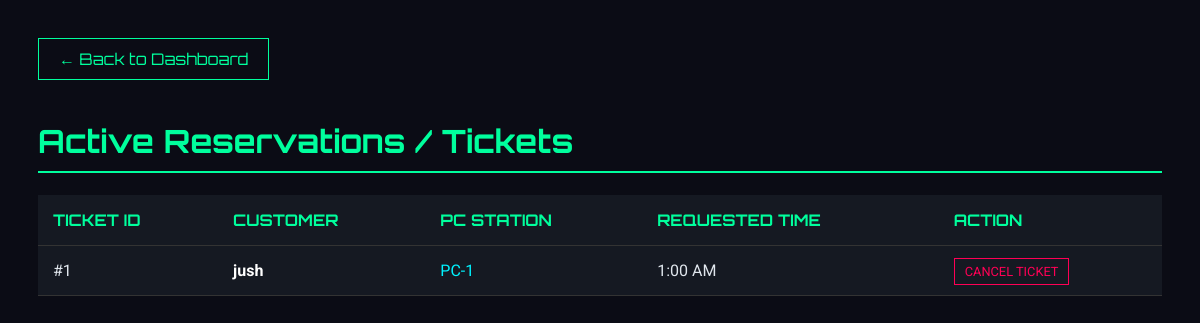
Before: /bookings (signed in) with the older database file.
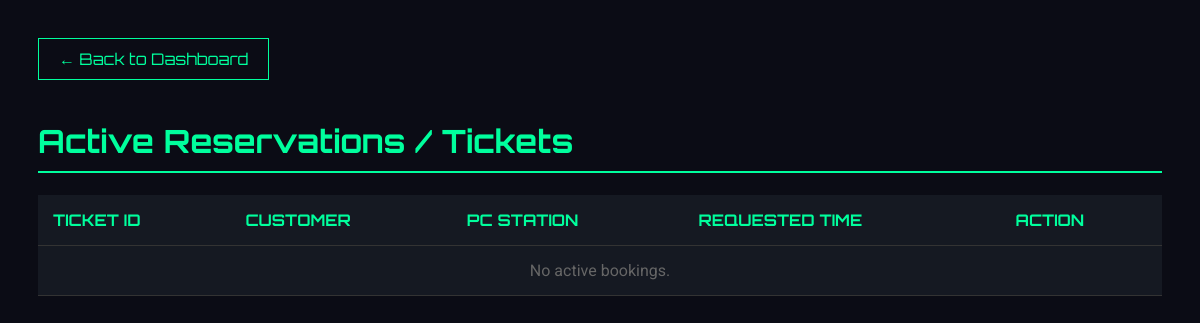
After: the same page with the newer database file.
### app.py (models this page shows, shortened)
class Booking(db.Model):
    id = db.Column(db.Integer, primary_key=True)
    user_id = db.Column(db.Integer, db.ForeignKey('user.id'), nullable=False)
    pc_id = db.Column(db.Integer, db.ForeignKey('pc.id'), nullable=False)
    time_slot = db.Column(db.String(20), nullable=False)
    user = db.relationship('User', backref='bookings')
    pc = db.relationship('PC', backref='bookings')

class User(UserMixin, db.Model):
    id = db.Column(db.Integer, primary_key=True)
    username = db.Column(db.String(80), unique=True, nullable=False)
    password_hash = db.Column(db.String(120), nullable=False)
    pondo = db.Column(db.Float, default=0.0)
    is_admin = db.Column(db.Boolean, default=False)

class PC(db.Model):
    id = db.Column(db.Integer, primary_key=True)
    name = db.Column(db.String(20), unique=True, nullable=False)
    is_occupied = db.Column(db.Boolean, default=False)

### app.py (the view)
@app.route('/bookings')
@login_required
def view_bookings():
    if not current_user.is_admin: return redirect(url_for('index'))
    bookings = Booking.query.all()
    return render_template('bookings.html', bookings=bookings)

### app.py (called while the page is built)
@login_manager.user_loader
def load_user(user_id):
    return User.query.get(int(user_id))

### templates/bookings.html (shortened to what this page needs)
<!DOCTYPE html>
<html lang="en">
<head>
</head>
<body>
    <a href="/" class="back-btn">← Back to Dashboard</a>
    <h1>Active Reservations / Tickets</h1>
    <table>
        <thead>
            <tr>
                <th>Ticket ID</th>
                <th>Customer</th>
                <th>PC Station</th>
                <th>Requested Time</th>
                <th>Action</th>
            </tr>
        </thead>
        <tbody>
            {% for booking in bookings %}
            <tr>
                <td>#{{ booking.id }}</td>
                <td style="font-weight: bold; color: white;">{{ booking.user.username }}</td>
                <td style="color: #00f3ff;">{{ booking.pc.name }}</td>
                <td>{{ booking.time_slot }}</td>
                <td><a href="/delete_booking/{{ booking.id }}" class="del-btn">CANCEL TICKET</a></td>
            </tr>
            {% else %}
            <tr><td colspan="5" style="text-align:center; color:#666;">No active bookings.</td></tr>
            {% endfor %}
        </tbody>
    </table>
</body>
</html>

### templates/bookings.html (style rules this page uses)
body { background-color: #0b0c15; color: #e0e6ed; font-family: 'Roboto', sans-serif; padding: 30px; }
h1 { font-family: 'Orbitron', sans-serif; color: #00ff9d; border-bottom: 2px solid #00ff9d; padding-bottom: 10px; }
table { width: 100%; border-collapse: collapse; background: #151922; margin-top: 20px; }
th, td { padding: 15px; text-align: left; border-bottom: 1px solid #333; }
th { color: #00ff9d; text-transform: uppercase; font-family: 'Orbitron', sans-serif; }
.back-btn { display: inline-block; margin-bottom: 20px; color: #00ff9d; text-decoration: none; border: 1px solid #00ff9d; padding: 10px 20px; font-family: 'Orbitron', sans-serif; }

Changed rows visible on the page:
removed Booking: id "1", user.username "jush", pc.name "PC-1", time_slot "1:00 AM"
Other visible differences:
text now shown: "No active bookings."
